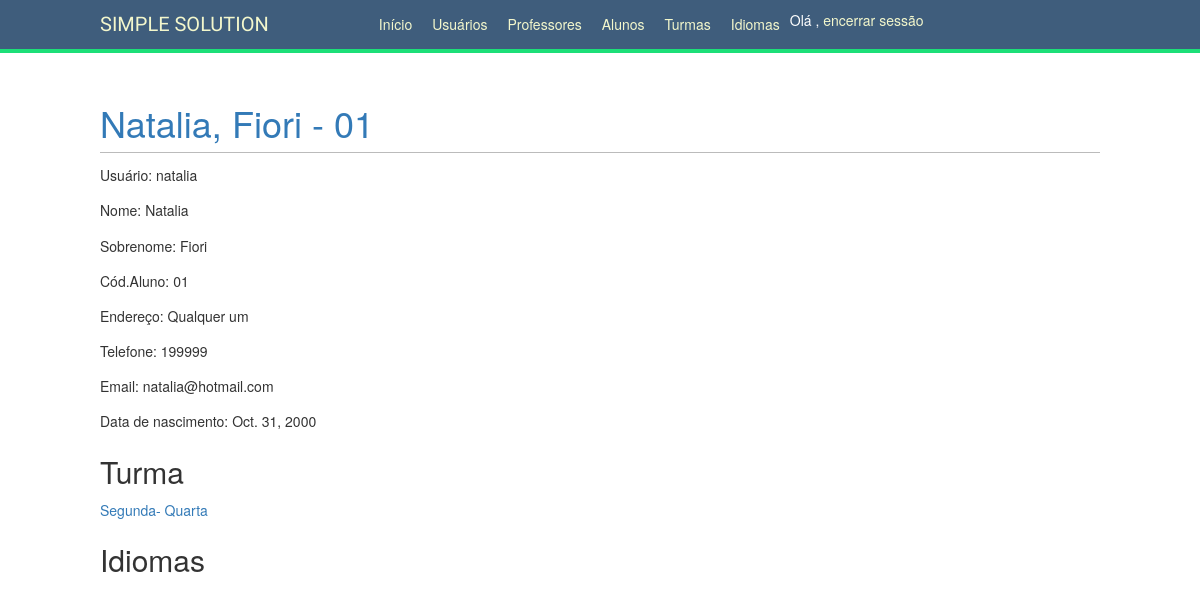
Screenshot of /school/students/2/ (signed in) with the database file from the repository.
### school/models.py (models this page shows, shortened)
class Student(models.Model):
    profile = models.OneToOneField(Profile,
                                   on_delete=models.PROTECT,
                                   primary_key=True)
    code = models.CharField(max_length=25, blank=False, auto_created=True)
    careers = models.ManyToManyField(Career, blank=True)

class Career(models.Model):
    name = models.CharField(max_length=80, unique=True)
    code = models.CharField(max_length=25, unique=True)
    subjects = models.ManyToManyField(Subject, blank=True)

### account/models.py (models this page shows, shortened)
class Profile(models.Model):
    PROFESSOR = 'PR'
    STUDENT = 'ST'
    ADMIN = 'AD'
    PROFILE_TYPE_CHOICES = (
        (PROFESSOR, 'Professor'),
        (STUDENT, 'Student'),
        (ADMIN, 'Admin')
    )
    user = models.OneToOneField(settings.AUTH_USER_MODEL, on_delete=models.PROTECT)
    date_of_birth = models.DateField(blank=True, null=True, help_text='mm/dd/yy')
    address = models.CharField(max_length=255, blank=True)
    phone = models.CharField(max_length=255, blank=True)
    created = models.DateTimeField(auto_now_add=True)
    profile_type = models.CharField(
        max_length=2,
        choices=PROFILE_TYPE_CHOICES,
    )

### school/views.py (the view)
# urls.py: path('students/<int:student_id>/', views.student_detail, name='student_detail'),
@staff_member_required
def student_detail(request, student_id):
    student = get_object_or_404(Student, pk=student_id)
    return render(request, 'school/student/detail.html', {'section': 'students',
                                                          'student': student})

### school/templates/school/student/detail.html (shortened to what this page needs)
{% extends "base.html" %}
{% block content %}
    <h1><a href="{% url "student_edit" student.pk %}">{{ student.profile.user.first_name }}, {{ student.profile.user.last_name }} - {{ student.code }}</a></h1>
    <p>Usuário: {{ student.profile.user.username }}</p>
    <p>Nome: {{ student.profile.user.first_name }}</p>
    <p>Sobrenome: {{ student.profile.user.last_name }}</p>
    <p>Cód.Aluno: {{ student.code }}</p>
    <p>Endereço: {{ student.profile.address }}</p>
    <p>Telefone: {{ student.profile.phone }}</p>
    <p>Email: {{ student.profile.user.email }}</p>
    <p>Data de nascimento: {{ student.profile.date_of_birth }}</p>
    <h2>Turma</h2>
    {% for career in student.careers.all %}
        <p><a href="{% url "career_detail" career.id %}">{{ career.name }}</a></p>
    {% endfor %}
    <h2>Idiomas</h2>
{% endblock %}

### account/static/css/base.css (style rules this page uses)
body { margin:0; padding:0; font-family:helvetica, sans-VITRif; }
p { line-height: 1.8; }
a { color:#120a8f; text-decoration:none; }
h1, h2, h3, h4, h5 , h6 { font-family: 'Muli', sans-VITRif; font-weight:normal; }
h1 { border-bottom:1px solid #bbb; padding:0 0 10px 0; margin:10px 0 20px 0; }
h2 { margin:30px 0 20px; }

### rows the page displays
Student: profile.user.first_name "Natalia", profile.user.last_name "Fiori", code "01", profile.user.username "natalia", profile.address "Qualquer um", profile.phone "199999", profile.user.email "natalia@hotmail.com", profile.date_of_birth "Oct. 31, 2000"
Career: name "Segunda- Quarta"
